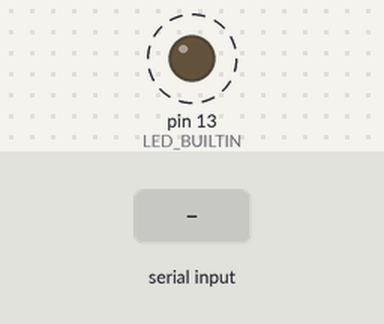
Simulated run of this sketch. Board: Arduino Uno, built with avr-gcc and run on an emulated ATmega328P. On the bench: output pins drawn as LEDs (lit = HIGH). Dashed ring = blinking. Inputs (shaded band) come from the test bench. What the sketch prints to the serial monitor is not drawn.

Above: at 1.3 s.
1.4 s: "HELLO\n" received over Serial
4.4 s: "1\n" received over Serial
Timing chart, 0 to 13.4 s (numbered marks = the images above; inputs shaded):
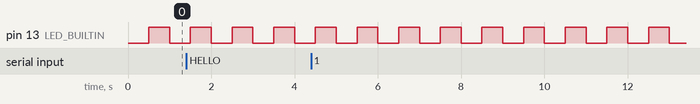

Measured:
- by itself, pin 13 (LED_BUILTIN): alternates HIGH for 0.50 s and LOW for 0.50 s

The sketch:

hello.ino
```cpp
// hello.ino — M0 spike sketch
// Protocol v1: prints READY,0.1,1 at boot, replies READY,0.1,1 to HELLO,1, blinks LED.

#include <Arduino.h>

#ifndef LED_BUILTIN
#define LED_BUILTIN 2
#endif

const char FW_VER[] = "0.1";
const int PROTO_VER = 1;

String rxBuffer = "";
unsigned long lastBlink = 0;
bool ledState = false;

void setup() {
  pinMode(LED_BUILTIN, OUTPUT);
  digitalWrite(LED_BUILTIN, LOW);

  // Set buffer size before Serial.begin per PROTOCOL.md
  Serial.setRxBufferSize(2048);
  Serial.begin(115200);

  // Wait briefly for serial to stabilize after reset
  delay(100);

  // Announce readiness on boot
  Serial.print("READY,");
  Serial.print(FW_VER);
  Serial.print(",");
  Serial.println(PROTO_VER);
  Serial.flush();
}

void loop() {
  // Non-blocking blink
  unsigned long now = millis();
  if (now - lastBlink >= 500) {
    lastBlink = now;
    ledState = !ledState;
    digitalWrite(LED_BUILTIN, ledState ? HIGH : LOW);
  }

  // Read serial lines
  while (Serial.available()) {
    char c = (char)Serial.read();
    if (c == '\r') continue;
    if (c == '\n') {
      rxBuffer.trim();
      if (rxBuffer.length() > 0) {
        if (rxBuffer == "HELLO,1" || rxBuffer.indexOf("HELLO,1") >= 0) {
          Serial.print("READY,");
          Serial.print(FW_VER);
          Serial.print(",");
          Serial.println(PROTO_VER);
          Serial.flush();
        } else if (rxBuffer.indexOf("HELLO") >= 0) {
          Serial.println("WARN,MALFORMED,HELLO");
          Serial.flush();
        } else {
          Serial.print("WARN,UNKNOWN_CMD,");
          Serial.println(rxBuffer);
          Serial.flush();
        }
      }
      rxBuffer = "";
    } else {
      if (rxBuffer.length() < 160) {
        rxBuffer += c;
      }
    }
  }
}
```
